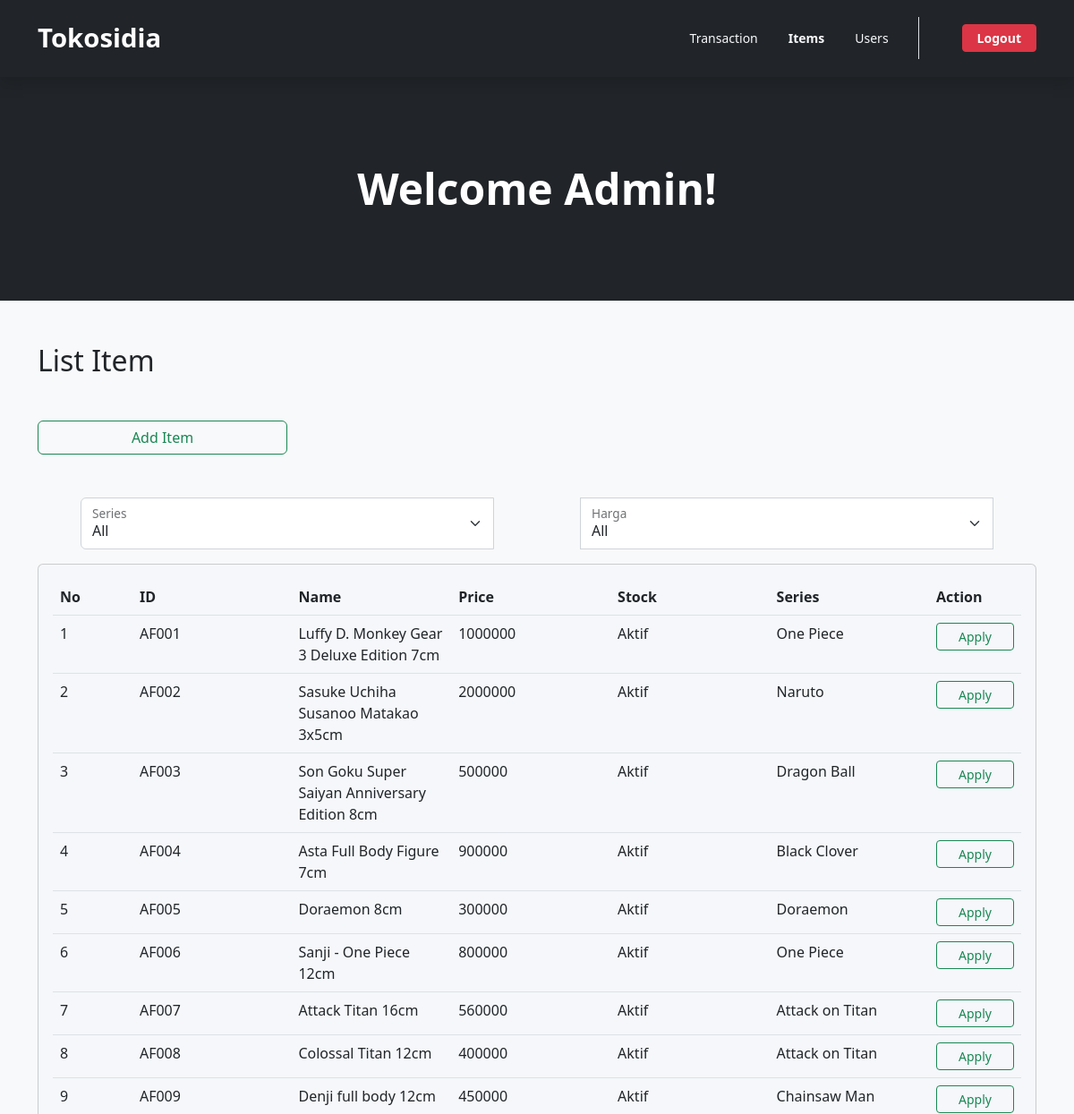
The app's page /admin-item.php (upper part), older data.
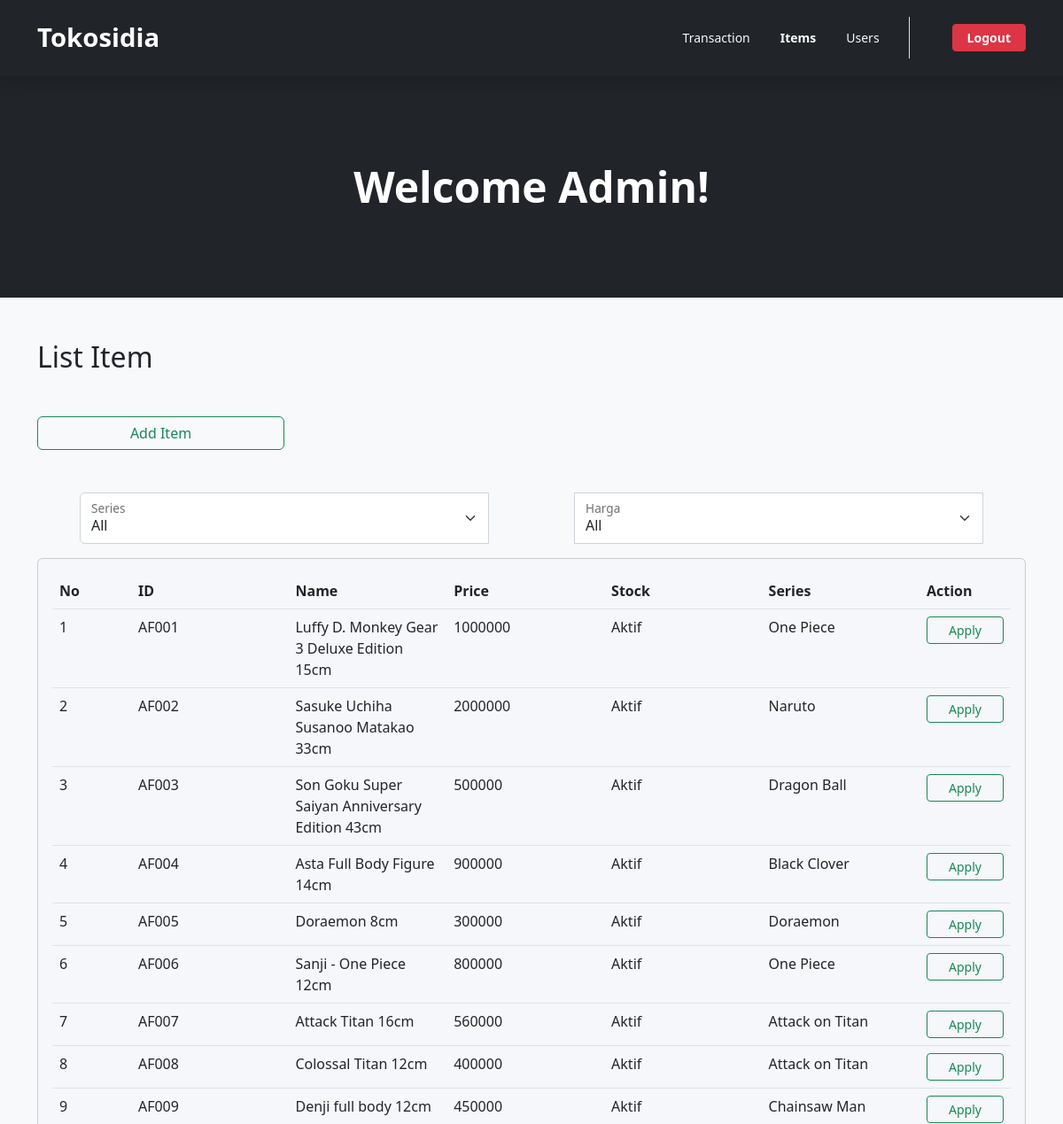
The same page, newer data.
### tables this page shows
CREATE TABLE `actionfigure` (
  `af_id` varchar(5) NOT NULL,
  `af_name` varchar(500) NOT NULL,
  `af_price` double NOT NULL,
  `af_stock` int(10) NOT NULL,
  `af_status` int(10) NOT NULL,
  `af_se_id` varchar(5) NOT NULL,
  `af_desc` varchar(255) NOT NULL,
  `af_image_path` varchar(255) NOT NULL
);

CREATE TABLE `series` (
  `se_id` varchar(5) NOT NULL,
  `se_name` varchar(255) NOT NULL
);

### admin-item.php (the view, shortened to what this page needs)
<?php
    require('action.php');
?>
<!DOCTYPE html>
<html lang="en">
    <head>
        <link href="https://cdn.jsdelivr.net/npm/bootstrap-icons@1.4.1/font/bootstrap-icons.css" rel="stylesheet">
        <link href="https://cdn.jsdelivr.net/npm/bootstrap@5.2.2/dist/css/bootstrap.min.css" rel="stylesheet">
        <link href="assets/css/general.css" rel="stylesheet">
    </head>
    <body>
        <nav class="my-nav navbar navbar-expand-lg p-3 position-sticky top-0 w-100 shadow navbar-dark bg-dark">
            <div class="container">
                <a class="navbar-brand" href="admin.php" style="font-size: 22pt; font-weight: bold;">Tokosidia</a>
                <div class="collapse navbar-collapse" id="navbarSupportedContent">
                    <ul class="navbar-nav ms-auto mb-2 me-5 mb-lg-0 px-3 border-end">
                        <li class="nav-item">
                            <a class="nav-link" aria-current="page" href="admin.php">
                                <button class="btn btn-sm text-light">Transaction</button>
                            </a>
                        </li>
                        <li class="nav-item">
                            <a class="nav-link" href="">
                                <button class="btn btn-sm text-light fw-bold">Items</button>
                            </a>
                        </li>
                        <li class="nav-item">
                            <a class="nav-link" href="admin-user.php">
                                <button class="btn btn-sm text-light">Users</button>
                            </a>
                        </li>
                    </ul>
                    <div class="d-flex">
                        <a class="" href="index.php">
                            <button class="btn btn-danger btn-sm px-3 fw-bold" name="logout">Logout</button>
                        </a>
                    </div>
                </div>
            </div>
        </nav>
        <header class="bg-dark py-5">
            <div class="container px-5">
                <div class="row gx-5 justify-content-center">
                    <div class="col-lg-6">
                        <div class="text-center my-5">
                            <h1 class="display-5 fw-bolder text-white mb-2">Welcome Admin!</h1>
                        </div>
                    </div>
                </div>
            </div>
        </header>
        <section class="intro py-5 border-bottom bg-light" id="features">
            <div class="mask d-flex align-items-center h-100">
                <div class="container">
                    <div class='h2 mb-5'>List Item</div>
                    <a href="add-item.php"><button class="btn btn-outline-success w-25 mb-5">Add Item</button></a>
                    <div class="row justify-content-center">
                        <form action="" method="post">
                            <div class="input-group">
                                <div class="form-floating mb-3 mx-5">
                                    <select class="form-select" name='lokasi' id='lokasi'>
                                        <option value=''>All</option>
                                    </select>
                                    <label for="lokasi">Series</label>
                                </div>
                                <div class="form-floating mb-3 mx-5">
                                    <select class="form-select" name='jenis' id='jenis'>
                                    <option value=''>All</option>
                                    </select>
                                    <label for="jenis">Harga</label>
                                </div>
                            </div>
                        </form>
                    </div>
                    <div class="row justify-content-center">
                        <div class="col-12">
                            <div class="card shadow-2-strong" style="background-color: #f5f7fa;">
                                <div class="card-body">
                                    <div class="table-responsive">
                                    <table class="table table-border mb-0 align-items-center justify-content-center text-start">
                                            <thead>
                                            <tr>
                                                <th scope="col">No</th>
                                                <th scope="col">ID</th>
                                                <th scope="col">Name</th>
                                                <th scope="col">Price</th>
                                                <th scope="col">Stock</th>
                                                <th scope="col">Series</th>
                                                <th scope="col">Action</th>
                                            </tr>
                                            </thead>
                                            <tbody>
                                            <tbody>
                                                <?php
                                                    $query = "SELECT a.af_id as 'ID', a.af_name as 'Name', a.af_price as 'Price', a.af_stock as 'Stock', a.af_status as 'Status', s.se_name as 'Series' from actionfigure a join series s on s.se_id = a.af_se_id";
                                                    $query = mysqli_query($con, $query);
                                                    $counter = 1;
                                                    while($row = mysqli_fetch_array($query, MYSQLI_ASSOC)){
                                                ?>
                                                <tr>
                                                    <td class='col-1'><?=$counter?></td>
                                                    <td class='col-2'><?=$row['ID']?></td>
                                                    <td class='col-2'><?=$row['Name']?></td>
                                                    <td class='col-2'><?=$row['Price']?></td>
                                                    <td class='col-2'><?=($row['Status'] == 1? 'Aktif' : 'Tidak Aktif')?></td>
                                                    <td class='col-2'><?=$row['Series']?></td>
                                                    <td class='col-1'>
                                                        <button name='btn-apply' class='btn btn-outline-success btn-sm px-4'>Apply</button>
                                                    </td>
                                                </tr>
                                                <?php
                                                        $counter++;
                                                    }
                                                ?>
                                            </tbody>
                                        </table>
                                    </div>
                                </div>
                            </div>
                        </div>
                    </div>
                </div>
            </div>
        </section>
    </body>
</html>

### assets/css/general.css (style rules this page uses)
.input-group { position: relative; }
.my-nav { z-index: 10; }

Row changes from the older to the newer data that the page shows:
changed actionfigure "AF001": af_name "Luffy D. Monkey Gear 3 Deluxe Edition 7cm" → "Luffy D. Monkey Gear 3 Deluxe Edition 15cm"
changed actionfigure "AF002": af_name "Sasuke Uchiha Susanoo Matakao 3x5cm" → "Sasuke Uchiha Susanoo Matakao 33cm"
changed actionfigure "AF003": af_name "Son Goku Super Saiyan Anniversary Edition 8cm" → "Son Goku Super Saiyan Anniversary Edition 43cm"
changed actionfigure "AF004": af_name "Asta Full Body Figure 7cm" → "Asta Full Body Figure 14cm"
